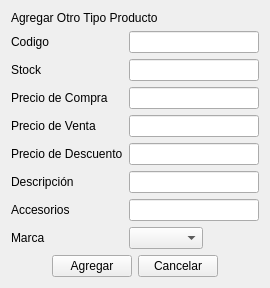
<?xml version="1.0" encoding="UTF-8"?>
<ui version="4.0">
 <class>ui_producto_agregar_otro</class>
 <widget class="QDialog" name="ui_producto_agregar_otro">
  <property name="geometry">
   <rect>
    <x>0</x>
    <y>0</y>
    <width>270</width>
    <height>278</height>
   </rect>
  </property>
  <property name="minimumSize">
   <size>
    <width>0</width>
    <height>0</height>
   </size>
  </property>
  <property name="maximumSize">
   <size>
    <width>663</width>
    <height>508</height>
   </size>
  </property>
  <property name="windowTitle">
   <string>Otros</string>
  </property>
  <layout class="QGridLayout" name="gridLayout_2">
   <item row="0" column="0">
    <layout class="QVBoxLayout" name="verticalLayout">
     <item>
      <widget class="QLabel" name="label_titulo">
       <property name="text">
        <string>Agregar Otro Tipo Producto</string>
       </property>
      </widget>
     </item>
     <item>
      <layout class="QGridLayout" name="gridLayout">
       <item row="0" column="0">
        <widget class="QLabel" name="label_2">
         <property name="text">
          <string>Codigo</string>
         </property>
        </widget>
       </item>
       <item row="0" column="1" colspan="2">
        <widget class="QLineEdit" name="lineEdit_codigo"/>
       </item>
       <item row="1" column="0">
        <widget class="QLabel" name="label_8">
         <property name="text">
          <string>Stock</string>
         </property>
        </widget>
       </item>
       <item row="1" column="1" colspan="2">
        <widget class="QLineEdit" name="lineEdit_stock"/>
       </item>
       <item row="2" column="0">
        <widget class="QLabel" name="label_3">
         <property name="text">
          <string>Precio de Compra</string>
         </property>
        </widget>
       </item>
       <item row="2" column="1" colspan="2">
        <widget class="QLineEdit" name="lineEdit_p_compra"/>
       </item>
       <item row="3" column="0">
        <widget class="QLabel" name="label_4">
         <property name="text">
          <string>Precio de Venta</string>
         </property>
        </widget>
       </item>
       <item row="3" column="1" colspan="2">
        <widget class="QLineEdit" name="lineEdit_p_venta"/>
       </item>
       <item row="4" column="0">
        <widget class="QLabel" name="label_5">
         <property name="text">
          <string>Precio de Descuento</string>
         </property>
        </widget>
       </item>
       <item row="4" column="1" colspan="2">
        <widget class="QLineEdit" name="lineEdit_p_descuento"/>
       </item>
       <item row="5" column="0">
        <widget class="QLabel" name="label_7">
         <property name="text">
          <string>Descripción</string>
         </property>
        </widget>
       </item>
       <item row="5" column="1" colspan="2">
        <widget class="QLineEdit" name="lineEdit_descripcion"/>
       </item>
       <item row="6" column="0">
        <widget class="QLabel" name="label_6">
         <property name="text">
          <string>Accesorios</string>
         </property>
        </widget>
       </item>
       <item row="6" column="1" colspan="2">
        <widget class="QLineEdit" name="lineEdit_accesorios"/>
       </item>
       <item row="7" column="0">
        <widget class="QLabel" name="label_9">
         <property name="maximumSize">
          <size>
           <width>16777215</width>
           <height>40</height>
          </size>
         </property>
         <property name="text">
          <string>Marca</string>
         </property>
        </widget>
       </item>
       <item row="7" column="1">
        <widget class="MyComboBox" name="comboBox_marca"/>
       </item>
       <item row="7" column="2">
        <widget class="QPushButton" name="pushButton_x_marca">
         <property name="enabled">
          <bool>true</bool>
         </property>
         <property name="maximumSize">
          <size>
           <width>50</width>
           <height>16777215</height>
          </size>
         </property>
         <property name="text">
          <string/>
         </property>
         <property name="icon">
          <iconset resource="Icons/Icons.qrc">
           <normaloff>:/Icons/1349716373_monotone_close_exit_delete_small.png</normaloff>:/Icons/1349716373_monotone_close_exit_delete_small.png</iconset>
         </property>
         <property name="flat">
          <bool>true</bool>
         </property>
        </widget>
       </item>
      </layout>
     </item>
     <item>
      <layout class="QHBoxLayout" name="horizontalLayout">
       <item>
        <spacer name="horizontalSpacer">
         <property name="orientation">
          <enum>Qt::Horizontal</enum>
         </property>
         <property name="sizeHint" stdset="0">
          <size>
           <width>40</width>
           <height>20</height>
          </size>
         </property>
        </spacer>
       </item>
       <item>
        <widget class="QPushButton" name="boton_agregar">
         <property name="text">
          <string>Agregar</string>
         </property>
        </widget>
       </item>
       <item>
        <widget class="QPushButton" name="boton_cancelar">
         <property name="text">
          <string>Cancelar</string>
         </property>
        </widget>
       </item>
       <item>
        <spacer name="horizontalSpacer_2">
         <property name="orientation">
          <enum>Qt::Horizontal</enum>
         </property>
         <property name="sizeHint" stdset="0">
          <size>
           <width>40</width>
           <height>20</height>
          </size>
         </property>
        </spacer>
       </item>
      </layout>
     </item>
    </layout>
   </item>
  </layout>
 </widget>
 <customwidgets>
  <customwidget>
   <class>MyComboBox</class>
   <extends>QComboBox</extends>
   <header location="global">mycombobox.h</header>
   <slots>
    <slot>Eliminar_Item()</slot>
   </slots>
  </customwidget>
 </customwidgets>
 <resources>
  <include location="Icons/Icons.qrc"/>
 </resources>
 <connections/>
</ui>
